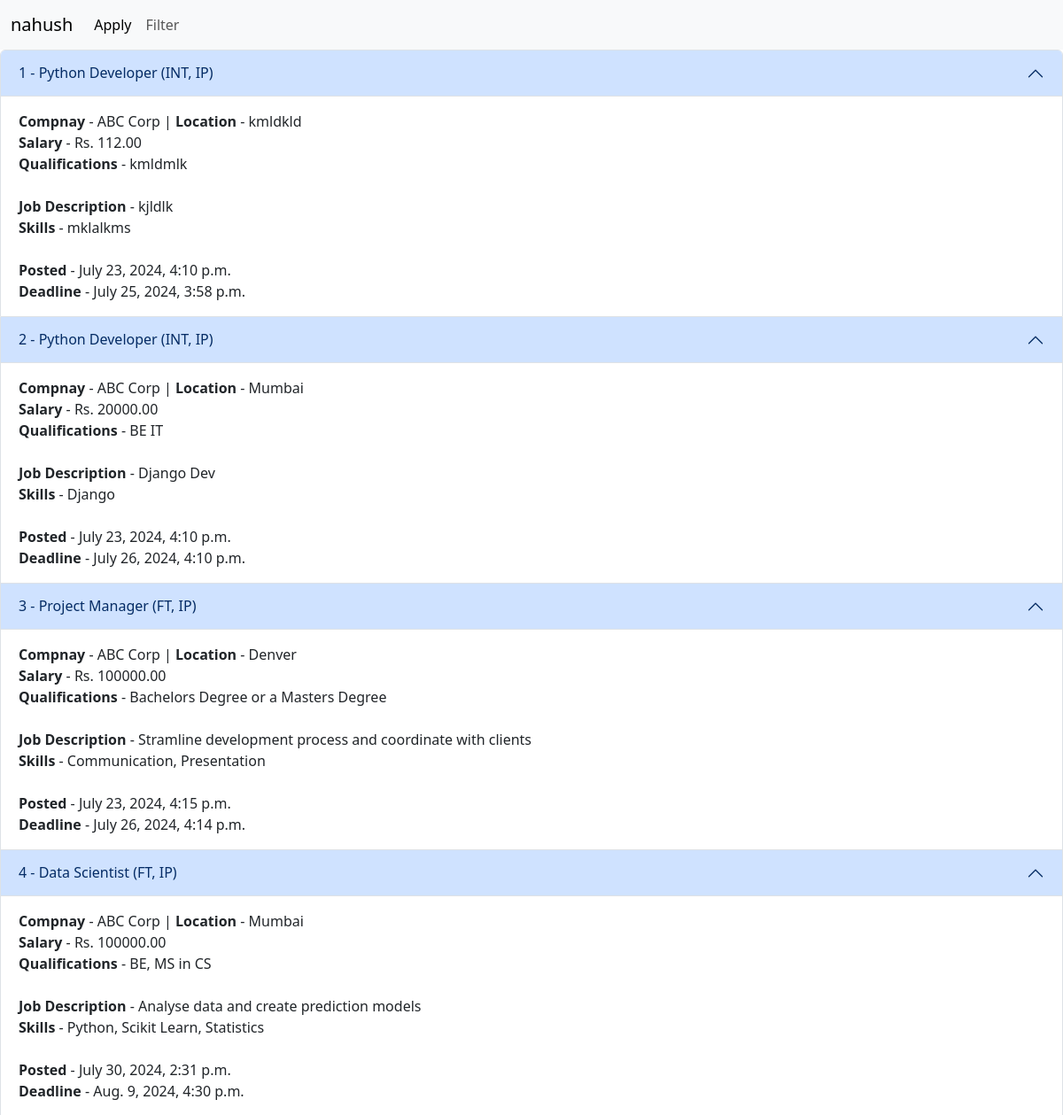
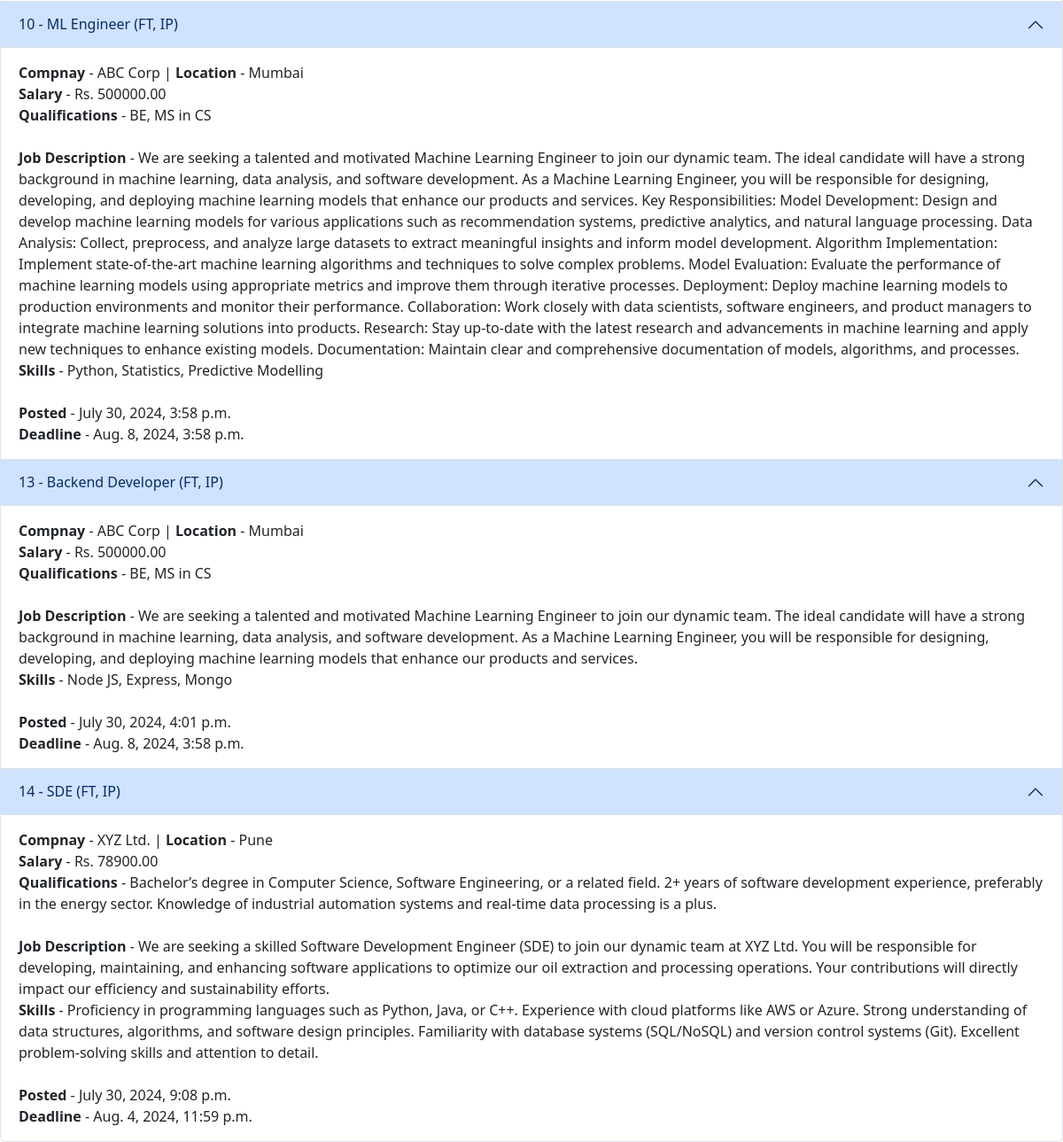
/display-all-jobs (signed in), run on the app's committed database (2 pictures, top to bottom).
### JobPortalApp/models.py (models this page shows, shortened)
class JobRole(models.Model):
    job_role_name = models.CharField(max_length=50)
    job_role_company = models.ForeignKey(Company, on_delete=models.CASCADE)
    job_role_id = models.AutoField(primary_key=True)
    job_role_desc = models.TextField(max_length=255)
    job_role_location = models.CharField(max_length=50)
    job_role_salary = models.DecimalField(max_digits=10, decimal_places=2)
    job_role_qualifications = models.CharField(max_length=50)
    job_role_type = models.CharField(max_length=3, choices=[("FT", "Full Time"), ("PT", "Part Time"), ("INT", "Internship")])
    job_role_mode = models.CharField(max_length=2, choices=[("R", "Remote"), ("H", "Hybrid"), ("IP", "In Person")])
    job_role_skills = models.TextField(max_length=50)
    job_role_posted = models.DateTimeField(default=datetime.datetime.now)
    job_role_deadline = models.DateTimeField()

class Company(models.Model):
    company_email = models.EmailField(max_length=50, default="")
    company_password = models.CharField(max_length=20, default="")
    company_name = models.CharField(max_length=50)
    company_id = models.AutoField(primary_key=True)
    company_about = models.TextField(max_length=255)
    website_link = models.URLField(max_length=200)
    def __str__(self):
        return self.company_name

### JobPortalApp/views.py (the view)
# urls.py: path("display-all-jobs", views.display_all_jobs, name="display_all_jobs"),
def display_all_jobs(request):
    jobs = JobRole.objects.all()
    user_name = request.session.get("user_name", None)
    return render(request, "display_all_jobs.html", {'jobs': jobs, 'company_name': user_name})

### templates/display_all_jobs.html (shortened to what this page needs)
{% extends "base.html" %}
{% block content %}
<nav class="navbar navbar-expand-lg navbar-light bg-light">
    <div class="container-fluid">
        {% if company_name %}
        <a class="navbar-brand" href="#">{{company_name}}</a>
        {% endif %}
      <div class="collapse navbar-collapse" id="navbarNavAltMarkup">
        <div class="navbar-nav">
          <a class="nav-link active" aria-current="page" href="#">Apply</a>
          <a class="nav-link" href="#">Filter</a>
        </div>
      </div>
    </div>
  </nav>
<div class="accordion" id="accordionExample">
    {% if jobs %}
      {% for job in jobs %}
      <div class="accordion-item">
          <h2 class="accordion-header" id="headingOne">
            <button class="accordion-button" type="button" data-bs-toggle="collapse" data-bs-target="#collapseOne" aria-expanded="true" aria-controls="collapseOne">
              {{job.job_role_id}} - {{job.job_role_name}} ({{job.job_role_type}}, {{job.job_role_mode}})
            </button>
          </h2>
          <div id="collapseOne" class="accordion-collapse collapse show" aria-labelledby="headingOne" data-bs-parent="#accordionExample">
            <div class="accordion-body">
              <b>Compnay</b> - {{job.job_role_company}} | <b>Location</b> - {{job.job_role_location}}<br>
              <b>Salary</b> - Rs. {{job.job_role_salary}}<br>
              <b>Qualifications</b> - {{job.job_role_qualifications}}<br><br>
              <b>Job Description</b> - {{ job.job_role_desc }}<br>
              <b>Skills</b> - {{ job.job_role_skills }}<br><br>
              <b>Posted </b> - {{job.job_role_posted}}<br>
              <b>Deadline </b> - {{job.job_role_deadline}}
            </div>
          </div>
        </div>
      {% endfor %}
    {% endif %}
</div>
{% endblock content %}

### data on the page
JobRole: job_role_id "1", job_role_name "Python Developer", job_role_type "INT", job_role_mode "IP", job_role_company "ABC Corp", job_role_location "kmldkld", job_role_salary "112.00", job_role_qualifications "kmldmlk", job_role_desc "kjldlk", job_role_skills "mklalkms", job_role_posted "July 23, 2024, 4:10 p.m.", job_role_deadline "July 25, 2024, 3:58 p.m."
JobRole: job_role_id "2", job_role_name "Python Developer", job_role_type "INT", job_role_mode "IP", job_role_company "ABC Corp", job_role_location "Mumbai", job_role_salary "20000.00", job_role_qualifications "BE IT", job_role_desc "Django Dev", job_role_skills "Django", job_role_posted "July 23, 2024, 4:10 p.m.", job_role_deadline "July 26, 2024, 4:10 p.m."
JobRole: job_role_id "3", job_role_name "Project Manager", job_role_type "FT", job_role_mode "IP", job_role_company "ABC Corp", job_role_location "Denver", job_role_salary "100000.00", job_role_qualifications "Bachelors Degree or a Masters Degree", job_role_desc "Stramline development process and coordinate with clients", job_role_skills "Communication, Presentation", job_role_posted "July 23, 2024, 4:15 p.m.", job_role_deadline "July 26, 2024, 4:14 p.m."
JobRole: job_role_id "4", job_role_name "Data Scientist", job_role_type "FT", job_role_mode "IP", job_role_company "ABC Corp", job_role_location "Mumbai", job_role_salary "100000.00", job_role_qualifications "BE, MS in CS", job_role_desc "Analyse data and create prediction models", job_role_skills "Python, Scikit Learn, Statistics", job_role_posted "July 30, 2024, 2:31 p.m.", job_role_deadline "Aug. 9, 2024, 4:30 p.m."
JobRole: job_role_id "10", job_role_name "ML Engineer", job_role_type "FT", job_role_mode "IP", job_role_company "ABC Corp", job_role_location "Mumbai", job_role_salary "500000.00", job_role_qualifications "BE, MS in CS", job_role_desc "We are seeking a talented and motivated Machine Learning Engineer to join our dynamic team. The ideal candidate will have a strong background in machine learning, data analysis, and software development. As a Machine Learning Engineer, you will be responsible for designing, developing, and deploying machine learning models that enhance our products and services. Key Responsibilities: Model Development: Design and develop machine learning models for various applications such as recommendation systems, predictive analytics, and natural language processing. Data Analysis: Collect, preprocess, and analyze large datasets to extract meaningful insights and inform model development. Algorithm…", job_role_skills "Python, Statistics, Predictive Modelling", job_role_posted "July 30, 2024, 3:58 p.m.", job_role_deadline "Aug. 8, 2024, 3:58 p.m."
JobRole: job_role_id "13", job_role_name "Backend Developer", job_role_type "FT", job_role_mode "IP", job_role_company "ABC Corp", job_role_location "Mumbai", job_role_salary "500000.00", job_role_qualifications "BE, MS in CS", job_role_desc "We are seeking a talented and motivated Machine Learning Engineer to join our dynamic team. The ideal candidate will have a strong background in machine learning, data analysis, and software development. As a Machine Learning Engineer, you will be responsible for designing, developing, and deploying machine learning models that enhance our products and services.", job_role_skills "Node JS, Express, Mongo", job_role_posted "July 30, 2024, 4:01 p.m.", job_role_deadline "Aug. 8, 2024, 3:58 p.m."
JobRole: job_role_id "14", job_role_name "SDE", job_role_type "FT", job_role_mode "IP", job_role_company "XYZ Ltd.", job_role_location "Pune", job_role_salary "78900.00", job_role_qualifications "Bachelor’s degree in Computer Science, Software Engineering, or a related field. 2+ years of software development experience, preferably in the energy sector. Knowledge of industrial automation systems and real-time data processing is a plus.", job_role_desc "We are seeking a skilled Software Development Engineer (SDE) to join our dynamic team at XYZ Ltd. You will be responsible for developing, maintaining, and enhancing software applications to optimize our oil extraction and processing operations. Your contributions will directly impact our efficiency and sustainability efforts.", job_role_skills "Proficiency in programming languages such as Python, Java, or C++. Experience with cloud platforms like AWS or Azure. Strong understanding of data structures, algorithms, and software design principles. Familiarity with database systems (SQL/NoSQL) and version control systems (Git). Excellent problem-solving skills and attention to detail.", job_role_posted "July 30, 2024, 9:08 p.m.", job_role_deadline "Aug. 4, 2024, 11:59 p.m."

### other printed values
{{ company_name }} "nahush"
